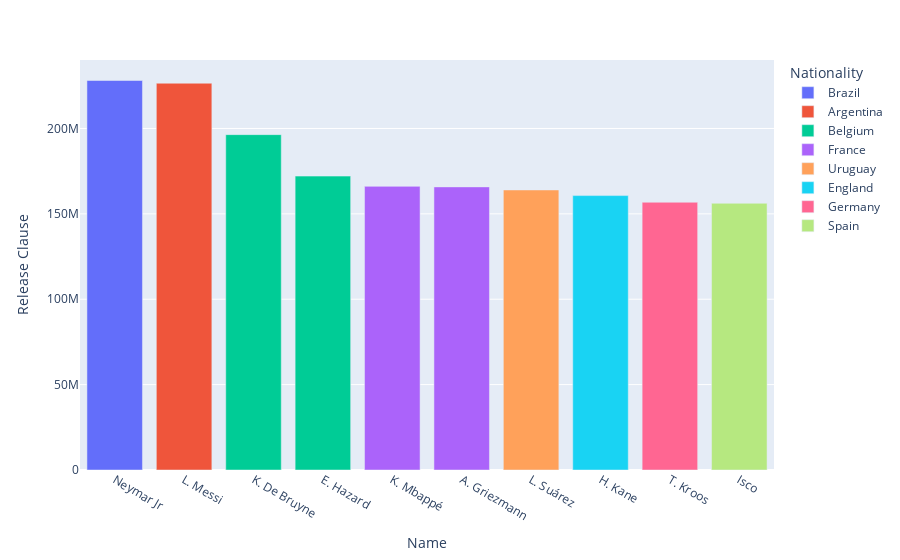

Notebook source saved alongside this figure:
### Code cell
# USING PLOTLY TO VISUALIZE
px.bar(RCmep, x = "Name", y = "Release Clause", color = "Nationality")

### Figure 1 — Plotly figure (JSON) as saved in the notebook; plotly's stock layout.template omitted (floating-point values rounded to 4 significant figures)
{"data": [{"alignmentgroup": "True", "hovertemplate": "Nationality=Brazil<br>Name=%{x}<br>Release Clause=%{y}<extra></extra>", "legendgroup": "Brazil", "marker": {"color": "#636efa", "pattern": {"shape": ""}}, "name": "Brazil", "offsetgroup": "Brazil", "orientation": "v", "showlegend": true, "textposition": "auto", "type": "bar", "x": ["Neymar Jr"], "xaxis": "x", "y": [228100000], "yaxis": "y"}, {"alignmentgroup": "True", "hovertemplate": "Nationality=Argentina<br>Name=%{x}<br>Release Clause=%{y}<extra></extra>", "legendgroup": "Argentina", "marker": {"color": "#EF553B", "pattern": {"shape": ""}}, "name": "Argentina", "offsetgroup": "Argentina", "orientation": "v", "showlegend": true, "textposition": "auto", "type": "bar", "x": ["L. Messi"], "xaxis": "x", "y": [226500000], "yaxis": "y"}, {"alignmentgroup": "True", "hovertemplate": "Nationality=Belgium<br>Name=%{x}<br>Release Clause=%{y}<extra></extra>", "legendgroup": "Belgium", "marker": {"color": "#00cc96", "pattern": {"shape": ""}}, "name": "Belgium", "offsetgroup": "Belgium", "orientation": "v", "showlegend": true, "textposition": "auto", "type": "bar", "x": ["K. De Bruyne", "E. Hazard"], "xaxis": "x", "y": [196400000, 172100000], "yaxis": "y"}, {"alignmentgroup": "True", "hovertemplate": "Nationality=France<br>Name=%{x}<br>Release Clause=%{y}<extra></extra>", "legendgroup": "France", "marker": {"color": "#ab63fa", "pattern": {"shape": ""}}, "name": "France", "offsetgroup": "France", "orientation": "v", "showlegend": true, "textposition": "auto", "type": "bar", "x": ["K. Mbappé", "A. Griezmann"], "xaxis": "x", "y": [166100000, 165800000], "yaxis": "y"}, {"alignmentgroup": "True", "hovertemplate": "Nationality=Uruguay<br>Name=%{x}<br>Release Clause=%{y}<extra></extra>", "legendgroup": "Uruguay", "marker": {"color": "#FFA15A", "pattern": {"shape": ""}}, "name": "Uruguay", "offsetgroup": "Uruguay", "orientation": "v", "showlegend": true, "textposition": "auto", "type": "bar", "x": ["L. Suárez"], "xaxis": "x", "y": [164000000], "yaxis": "y"}, {"alignmentgroup": "True", "hovertemplate": "Nationality=England<br>Name=%{x}<br>Release Clause=%{y}<extra></extra>", "legendgroup": "England", "marker": {"color": "#19d3f3", "pattern": {"shape": ""}}, "name": "England", "offsetgroup": "England", "orientation": "v", "showlegend": true, "textposition": "auto", "type": "bar", "x": ["H. Kane"], "xaxis": "x", "y": [160700000], "yaxis": "y"}, {"alignmentgroup": "True", "hovertemplate": "Nationality=Germany<br>Name=%{x}<br>Release Clause=%{y}<extra></extra>", "legendgroup": "Germany", "marker": {"color": "#FF6692", "pattern": {"shape": ""}}, "name": "Germany", "offsetgroup": "Germany", "orientation": "v", "showlegend": true, "textposition": "auto", "type": "bar", "x": ["T. Kroos"], "xaxis": "x", "y": [156800000], "yaxis": "y"}, {"alignmentgroup": "True", "hovertemplate": "Nationality=Spain<br>Name=%{x}<br>Release Clause=%{y}<extra></extra>", "legendgroup": "Spain", "marker": {"color": "#B6E880", "pattern": {"shape": ""}}, "name": "Spain", "offsetgroup": "Spain", "orientation": "v", "showlegend": true, "textposition": "auto", "type": "bar", "x": ["Isco"], "xaxis": "x", "y": [156200000], "yaxis": "y"}], "layout": {"barmode": "relative", "legend": {"title": {"text": "Nationality"}, "tracegroupgap": 0}, "margin": {"t": 60}, "xaxis": {"anchor": "y", "domain": [0, 1], "title": {"text": "Name"}}, "yaxis": {"anchor": "x", "domain": [0, 1], "title": {"text": "Release Clause"}}}}
